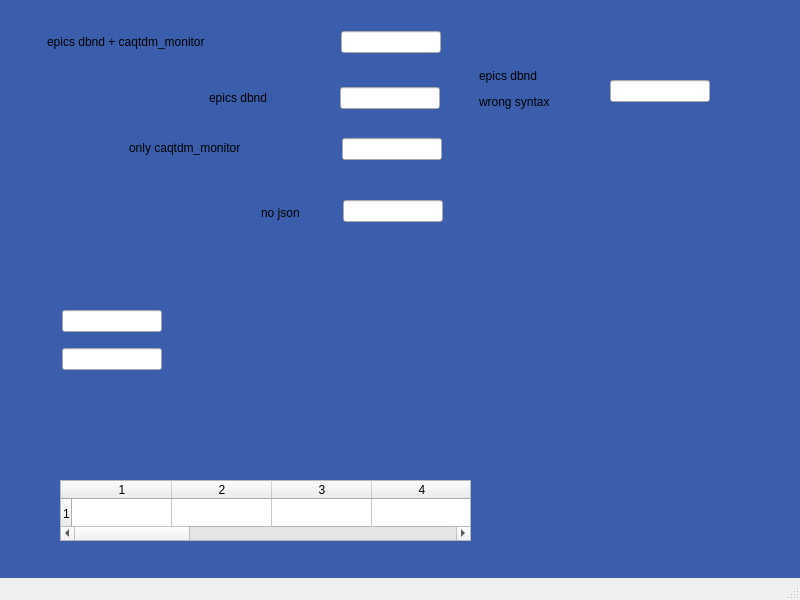
<?xml version="1.0" encoding="UTF-8"?>
<ui version="4.0">
 <class>MainWindow</class>
 <widget class="QMainWindow" name="MainWindow">
  <property name="geometry">
   <rect>
    <x>0</x>
    <y>0</y>
    <width>800</width>
    <height>600</height>
   </rect>
  </property>
  <property name="windowTitle">
   <string>MainWindow</string>
  </property>
  <property name="styleSheet">
   <string notr="true">QWidget#centralwidget {background: rgb(58, 94, 171);}

 QTabWidget::pane { /* The tab widget frame */
     border: 2px solid black;
 }

 /* Style the tab using the tab sub-control. Note that
     it reads QTabBar _not_ QTabWidget */
 QTabBar::tab {
     background: qlineargradient(x1: 0, y1: 0, x2: 0, y2: 1,
                                 stop: 0 #E1E1E1, stop: 0.4 #DDDDDD,
                                 stop: 0.5 #D8D8D8, stop: 1.0 #D3D3D3);
     border: 2px solid #C4C4C3;
     border-bottom-color: #C2C7CB; /* same as the pane color */
     border-top-left-radius: 4px;
     border-top-right-radius: 4px;
     min-width: 8ex;
     padding: 5px;
 }

 QTabBar::tab:selected, QTabBar::tab:hover {
     background: qlineargradient(x1: 0, y1: 0, x2: 0, y2: 1,
                                 stop: 0 #fafafa, stop: 0.4 #f4f4f4,
                                 stop: 0.5 #e7e7e7, stop: 1.0 #fafafa);
 }

 QTabBar::tab:selected {
     border-color: #9B9B9B;
     border-bottom-color: #C2C7CB; /* same as pane color */
 }

 
caTable {
       font: 10pt;
       background: cornsilk;
       alternate-background-color: wheat;
}

caLineEdit {
     border-radius: 1px;
     background: lightyellow;
     color: black;
 }

caTextEntry {
    color: rgb(127, 0, 63);
    background-color: cornsilk;
    selection-color: #0a214c;
    selection-background-color: wheat;
    border: 1px groove black;
    border-radius: 1px;
    padding: 1px;
}

caTextEntry:focus {
    padding: 0px;
    border: 2px groove darkred;
    border-radius: 1px;
}

caSlider::groove:horizontal {
border: 1px solid #bbb;
background: lightgrey;
height: 20px;
border-radius: 4px;
}

caSlider::handle:horizontal {
background: red;
border: 1px solid #777;
width: 13px;
margin-top: -2px;
margin-bottom: -2px;
border-radius: 2px;
}
</string>
  </property>
  <widget class="QWidget" name="centralwidget">
   <widget class="caTextEntry" name="catextentry">
    <property name="geometry">
     <rect>
      <x>342</x>
      <y>138</y>
      <width>100</width>
      <height>22</height>
     </rect>
    </property>
    <property name="channel" stdset="0">
     <string notr="true">ACM:TEST:AO.{&quot;caqtdm_monitor&quot;:{&quot;maxdisplayrate&quot;:1}}</string>
    </property>
    <property name="colorMode">
     <enum>caLineEdit::Alarm_Static</enum>
    </property>
   </widget>
   <widget class="caTextEntry" name="catextentry_2">
    <property name="geometry">
     <rect>
      <x>343</x>
      <y>200</y>
      <width>100</width>
      <height>22</height>
     </rect>
    </property>
    <property name="channel" stdset="0">
     <string notr="true">ACM:TEST:AO</string>
    </property>
    <property name="keepFocus">
     <bool>true</bool>
    </property>
   </widget>
   <widget class="caThermo" name="cathermo">
    <property name="geometry">
     <rect>
      <x>570</x>
      <y>140</y>
      <width>61</width>
      <height>263</height>
     </rect>
    </property>
    <property name="channel" stdset="0">
     <string notr="true">ACM:TEST:AO</string>
    </property>
    <property name="look">
     <enum>caThermo::Limits</enum>
    </property>
    <property name="colorMode">
     <enum>caThermo::Alarm</enum>
    </property>
    <property name="limitsMode">
     <enum>caThermo::Channel</enum>
    </property>
    <property name="scaleValueEnabled">
     <bool>true</bool>
    </property>
   </widget>
   <widget class="caNumeric" name="canumeric">
    <property name="geometry">
     <rect>
      <x>222</x>
      <y>405</y>
      <width>100</width>
      <height>50</height>
     </rect>
    </property>
    <property name="channel" stdset="0">
     <string notr="true">ACM:TEST:AO</string>
    </property>
   </widget>
   <widget class="caTextEntry" name="catextentry_3">
    <property name="geometry">
     <rect>
      <x>341</x>
      <y>31</y>
      <width>100</width>
      <height>22</height>
     </rect>
    </property>
    <property name="channel" stdset="0">
     <string notr="true">ACM:TEST:AO.{&quot;dbnd&quot;:{&quot;abs&quot;:1.5}, &quot;caqtdm_monitor&quot;:{&quot;maxdisplayrate&quot;:1}}</string>
    </property>
   </widget>
   <widget class="caLabel" name="calabel">
    <property name="geometry">
     <rect>
      <x>47</x>
      <y>17</y>
      <width>271</width>
      <height>49</height>
     </rect>
    </property>
    <property name="text">
     <string>epics dbnd + caqtdm_monitor</string>
    </property>
   </widget>
   <widget class="caLabel" name="calabel_2">
    <property name="geometry">
     <rect>
      <x>129</x>
      <y>123</y>
      <width>197</width>
      <height>49</height>
     </rect>
    </property>
    <property name="text">
     <string>only caqtdm_monitor</string>
    </property>
   </widget>
   <widget class="caLabel" name="calabel_3">
    <property name="geometry">
     <rect>
      <x>261</x>
      <y>188</y>
      <width>68</width>
      <height>49</height>
     </rect>
    </property>
    <property name="text">
     <string>no json</string>
    </property>
   </widget>
   <widget class="caLabel" name="calabel_4">
    <property name="geometry">
     <rect>
      <x>209</x>
      <y>73</y>
      <width>108</width>
      <height>49</height>
     </rect>
    </property>
    <property name="text">
     <string>epics dbnd</string>
    </property>
   </widget>
   <widget class="caTextEntry" name="catextentry_4">
    <property name="geometry">
     <rect>
      <x>340</x>
      <y>87</y>
      <width>100</width>
      <height>22</height>
     </rect>
    </property>
    <property name="channel" stdset="0">
     <string notr="true">ACM:TEST:AO.{&quot;dbnd&quot;:{&quot;abs&quot;:1.5}}</string>
    </property>
   </widget>
   <widget class="caTextEntry" name="catextentry_6">
    <property name="geometry">
     <rect>
      <x>62</x>
      <y>310</y>
      <width>100</width>
      <height>22</height>
     </rect>
    </property>
    <property name="channel" stdset="0">
     <string notr="true">ACM:TEST:AO.{&quot;ts&quot;:{}, &quot;caqtdm_monitor&quot;:{&quot;maxdisplayrate&quot;:1}}</string>
    </property>
    <property name="keepFocus">
     <bool>true</bool>
    </property>
   </widget>
   <widget class="caTextEntry" name="catextentry_7">
    <property name="geometry">
     <rect>
      <x>62</x>
      <y>348</y>
      <width>100</width>
      <height>22</height>
     </rect>
    </property>
    <property name="channel" stdset="0">
     <string notr="true">ACM:TEST:DOUBLE_WAVE.{&quot;arr&quot;:{&quot;s&quot;:2,&quot;i&quot;:2,&quot;e&quot;:8}}</string>
    </property>
    <property name="keepFocus">
     <bool>true</bool>
    </property>
   </widget>
   <widget class="caLabel" name="calabel_5">
    <property name="geometry">
     <rect>
      <x>479</x>
      <y>64</y>
      <width>108</width>
      <height>51</height>
     </rect>
    </property>
    <property name="text">
     <string>&lt;html&gt;&lt;head/&gt;&lt;body&gt;&lt;p&gt;epics dbnd &lt;/p&gt;&lt;p&gt;wrong syntax&lt;/p&gt;&lt;/body&gt;&lt;/html&gt;</string>
    </property>
   </widget>
   <widget class="caTextEntry" name="catextentry_8">
    <property name="geometry">
     <rect>
      <x>610</x>
      <y>80</y>
      <width>100</width>
      <height>22</height>
     </rect>
    </property>
    <property name="channel" stdset="0">
     <string notr="true">ACM:TEST:AO.{&quot;dbnd&quot;:{&quot;abs&quot;:1.5}</string>
    </property>
   </widget>
   <widget class="caWaveTable" name="cawavetable">
    <property name="geometry">
     <rect>
      <x>60</x>
      <y>480</y>
      <width>411</width>
      <height>61</height>
     </rect>
    </property>
    <property name="channel" stdset="0">
     <string notr="true">ACM:TEST:DOUBLE_WAVE.{&quot;arr&quot;:{&quot;s&quot;:2,&quot;i&quot;:2,&quot;e&quot;:8}}</string>
    </property>
    <property name="numberOfColumns">
     <number>10</number>
    </property>
    <row/>
    <column/>
    <column/>
    <column/>
    <column/>
    <column/>
    <column/>
    <column/>
    <column/>
    <column/>
    <column/>
    <item row="0" column="0">
     <property name="font">
      <font/>
     </property>
     <property name="textAlignment">
      <set>AlignLeft|AlignLeading</set>
     </property>
    </item>
    <item row="0" column="1">
     <property name="font">
      <font/>
     </property>
     <property name="textAlignment">
      <set>AlignLeft|AlignLeading</set>
     </property>
    </item>
    <item row="0" column="2">
     <property name="font">
      <font/>
     </property>
     <property name="textAlignment">
      <set>AlignLeft|AlignLeading</set>
     </property>
    </item>
    <item row="0" column="3">
     <property name="font">
      <font/>
     </property>
     <property name="textAlignment">
      <set>AlignLeft|AlignLeading</set>
     </property>
    </item>
    <item row="0" column="4">
     <property name="font">
      <font/>
     </property>
     <property name="textAlignment">
      <set>AlignLeft|AlignLeading</set>
     </property>
    </item>
    <item row="0" column="5">
     <property name="font">
      <font/>
     </property>
     <property name="textAlignment">
      <set>AlignLeft|AlignLeading</set>
     </property>
    </item>
    <item row="0" column="6">
     <property name="font">
      <font/>
     </property>
     <property name="textAlignment">
      <set>AlignLeft|AlignLeading</set>
     </property>
    </item>
    <item row="0" column="7">
     <property name="font">
      <font/>
     </property>
     <property name="textAlignment">
      <set>AlignLeft|AlignLeading</set>
     </property>
    </item>
    <item row="0" column="8">
     <property name="font">
      <font/>
     </property>
     <property name="textAlignment">
      <set>AlignLeft|AlignLeading</set>
     </property>
    </item>
    <item row="0" column="9">
     <property name="font">
      <font/>
     </property>
     <property name="textAlignment">
      <set>AlignLeft|AlignLeading</set>
     </property>
    </item>
   </widget>
  </widget>
  <widget class="QMenuBar" name="menubar">
   <property name="geometry">
    <rect>
     <x>0</x>
     <y>0</y>
     <width>800</width>
     <height>20</height>
    </rect>
   </property>
  </widget>
  <widget class="QStatusBar" name="statusbar"/>
 </widget>
 <customwidgets>
  <customwidget>
   <class>caNumeric</class>
   <extends>QFrame</extends>
   <header>caNumeric</header>
  </customwidget>
  <customwidget>
   <class>caTextEntry</class>
   <extends>caLineEdit</extends>
   <header>caTextEntry</header>
  </customwidget>
  <customwidget>
   <class>caLabel</class>
   <extends>QLabel</extends>
   <header>caLabel</header>
  </customwidget>
  <customwidget>
   <class>caLineEdit</class>
   <extends>QLineEdit</extends>
   <header>caLineEdit</header>
  </customwidget>
  <customwidget>
   <class>caThermo</class>
   <extends>QWidget</extends>
   <header>caThermo</header>
  </customwidget>
  <customwidget>
   <class>caWaveTable</class>
   <extends>QTableWidget</extends>
   <header>caWaveTable</header>
  </customwidget>
 </customwidgets>
 <resources/>
 <connections/>
</ui>
